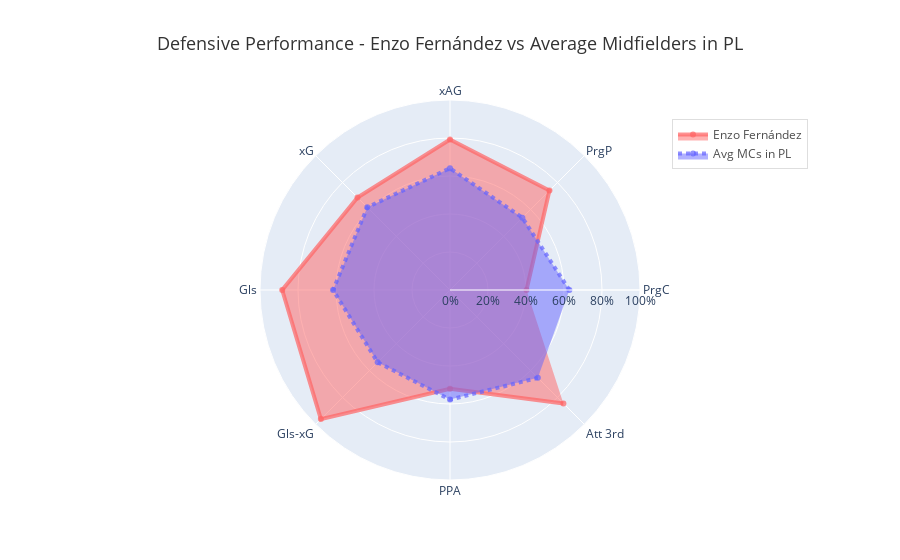

The code cell stored with this chart in its notebook:
### Code cell
import plotly.graph_objects as go
import numpy as np

# Assume df_filtered and df_filtered_mean are already defined
enzo_df = df_filtered[df_filtered['Player'] == 'Enzo Fernández']
mean_df = df_filtered_mean[df_filtered_mean['Player'] == 'Mean']

# List of offensive and defensive stats
stats_ofensive = ['PrgC', 'PrgP', 'xAG', 'xG', 'Gls', 'Gls-xG', 'PPA', 'Att 3rd']
stats_defensiva = ['Tackles', 'Interceptions', 'Clearances', 'Ground duels won', 
                   'Ground duels won %', 'Total duels won', 'Aerial duels won %', 
                   'Aerial duels won', 'Total duels won %']
stats = stats_ofensive 

# Function to calculate the percentile
def scale_by_percentile(df, stat, player_value):
    percentiles = df[stat].rank(pct=True) * 100  # Calculate percentile rank
    player_percentile = percentiles.loc[df['Player'] == player_value].values[0] / 100  # Percentile for Enzo
    return player_percentile

# Get adjusted values for Enzo and mean players for each stat
values = [scale_by_percentile(df_filtered, stat, 'Enzo Fernández') for stat in stats]
values_mean = [scale_by_percentile(df_filtered_mean, stat, 'Mean') for stat in stats]

# Create the radar chart
fig = go.Figure()

# Add Enzo's trace with customized colors and styles
fig.add_trace(go.Scatterpolar(
    r=values,
    theta=stats,
    fill='toself',
    name='Enzo Fernández',
    line=dict(color='rgba(255, 100, 100, 0.7)', width=4),  # Red color with transparency
    hoverinfo='text',
    text=[f"{stat}: {enzo_df[stat].iloc[0]:.2f}" for stat in stats]
))

# Add the mean trace with a different color
fig.add_trace(go.Scatterpolar(
    r=values_mean,
    theta=stats,
    fill='toself',
    name='Avg MCs in PL',
    line=dict(color='rgba(100, 100, 255, 0.7)', width=4, dash='dot'),  # Blue color with dashed line
    hoverinfo='text',
    text=[f"{stat}: {mean_df[stat].iloc[0]:.2f}" for stat in stats]
))

# Customize layout for better presentation
fig.update_layout(
    polar=dict(
        radialaxis=dict(
            visible=True,
            range=[0, 1],  # Range from 0 to 1 for percentiles
            tickvals=[0, 0.2, 0.4, 0.6, 0.8, 1],
            ticktext=['0%', '20%', '40%', '60%', '80%', '100%'],
            showticklabels=True
        ),
    ),
    title={
        'text': 'Defensive Performance - Enzo Fernández vs Average Midfielders in PL',
        'x': 0.5,  # Center the title
        'xanchor': 'center',
        'font': {'size': 18, 'color': 'rgba(0, 0, 0, 0.8)'}
    },
    showlegend=True,
    legend=dict(
        x=0.8, y=0.95,  # Position the legend to the top-right
        font=dict(size=12, color='rgba(0, 0, 0, 0.7)'),
        bgcolor='rgba(255, 255, 255, 0.8)',  # White background for the legend
        bordercolor='rgba(200, 200, 200, 0.6)',  # Light gray border
        borderwidth=1
    ),
    plot_bgcolor='rgba(240, 240, 240, 0.9)',  # Light gray background
    paper_bgcolor='white'
)

# Show the figure
fig.show()

### Figure 1 — Plotly figure (JSON) as saved in the notebook; plotly's stock layout.template omitted (floating-point values rounded to 4 significant figures)
{"data": [{"fill": "toself", "hoverinfo": "text", "line": {"color": "rgba(255, 100, 100, 0.7)", "width": 4}, "name": "Enzo Fernández", "r": [0.4026, 0.7403, 0.7922, 0.6883, 0.8831, 0.961, 0.5195, 0.8442], "text": ["PrgC: 1.11", "PrgP: 5.66", "xAG: 0.21", "xG: 0.14", "Gls: 0.28", "Gls-xG: 0.14", "PPA: 0.93", "Att 3rd: 23.10"], "theta": ["PrgC", "PrgP", "xAG", "xG", "Gls", "Gls-xG", "PPA", "Att 3rd"], "type": "scatterpolar"}, {"fill": "toself", "hoverinfo": "text", "line": {"color": "rgba(100, 100, 255, 0.7)", "dash": "dot", "width": 4}, "name": "Avg MCs in PL", "r": [0.6282, 0.5385, 0.641, 0.6154, 0.6154, 0.5385, 0.5769, 0.6538], "text": ["PrgC: 1.58", "PrgP: 4.93", "xAG: 0.13", "xG: 0.13", "Gls: 0.12", "Gls-xG: -0.01", "PPA: 0.99", "Att 3rd: 17.34"], "theta": ["PrgC", "PrgP", "xAG", "xG", "Gls", "Gls-xG", "PPA", "Att 3rd"], "type": "scatterpolar"}], "layout": {"legend": {"bgcolor": "rgba(255, 255, 255, 0.8)", "bordercolor": "rgba(200, 200, 200, 0.6)", "borderwidth": 1, "font": {"color": "rgba(0, 0, 0, 0.7)", "size": 12}, "x": 0.8, "y": 0.95}, "paper_bgcolor": "white", "plot_bgcolor": "rgba(240, 240, 240, 0.9)", "polar": {"radialaxis": {"range": [0, 1], "showticklabels": true, "ticktext": ["0%", "20%", "40%", "60%", "80%", "100%"], "tickvals": [0, 0.2, 0.4, 0.6, 0.8, 1], "visible": true}}, "showlegend": true, "title": {"font": {"color": "rgba(0, 0, 0, 0.8)", "size": 18}, "text": "Defensive Performance - Enzo Fernández vs Average Midfielders in PL", "x": 0.5, "xanchor": "center"}}}
